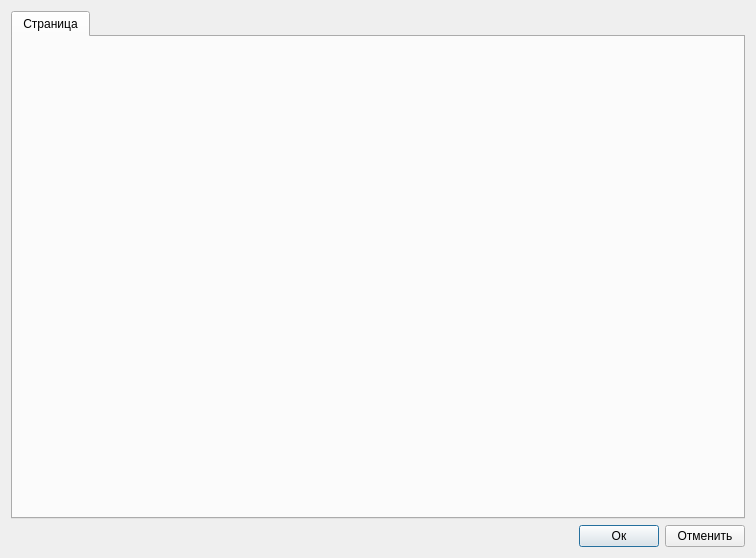
<?xml version="1.0" encoding="UTF-8"?>
<ui version="4.0">
 <class>DlgConfig</class>
 <widget class="QDialog" name="DlgConfig">
  <property name="geometry">
   <rect>
    <x>0</x>
    <y>0</y>
    <width>756</width>
    <height>558</height>
   </rect>
  </property>
  <property name="windowTitle">
   <string>Настройка</string>
  </property>
  <layout class="QGridLayout" name="gridLayout">
   <item row="0" column="0">
    <layout class="QVBoxLayout" name="verticalLayout">
     <item>
      <widget class="QTabWidget" name="tabWidget">
       <property name="currentIndex">
        <number>0</number>
       </property>
       <widget class="QWidget" name="tab1">
        <attribute name="title">
         <string>Страница</string>
        </attribute>
       </widget>
      </widget>
     </item>
     <item>
      <layout class="QHBoxLayout" name="horizontalLayout">
       <item>
        <spacer name="horizontalSpacer">
         <property name="orientation">
          <enum>Qt::Orientation::Horizontal</enum>
         </property>
         <property name="sizeHint" stdset="0">
          <size>
           <width>40</width>
           <height>20</height>
          </size>
         </property>
        </spacer>
       </item>
       <item>
        <widget class="QPushButton" name="pushButtonCancel">
         <property name="text">
          <string>Ок</string>
         </property>
        </widget>
       </item>
       <item>
        <widget class="QPushButton" name="pushButtonOk">
         <property name="text">
          <string>Отменить</string>
         </property>
        </widget>
       </item>
      </layout>
     </item>
    </layout>
   </item>
  </layout>
 </widget>
 <resources/>
 <connections/>
</ui>
